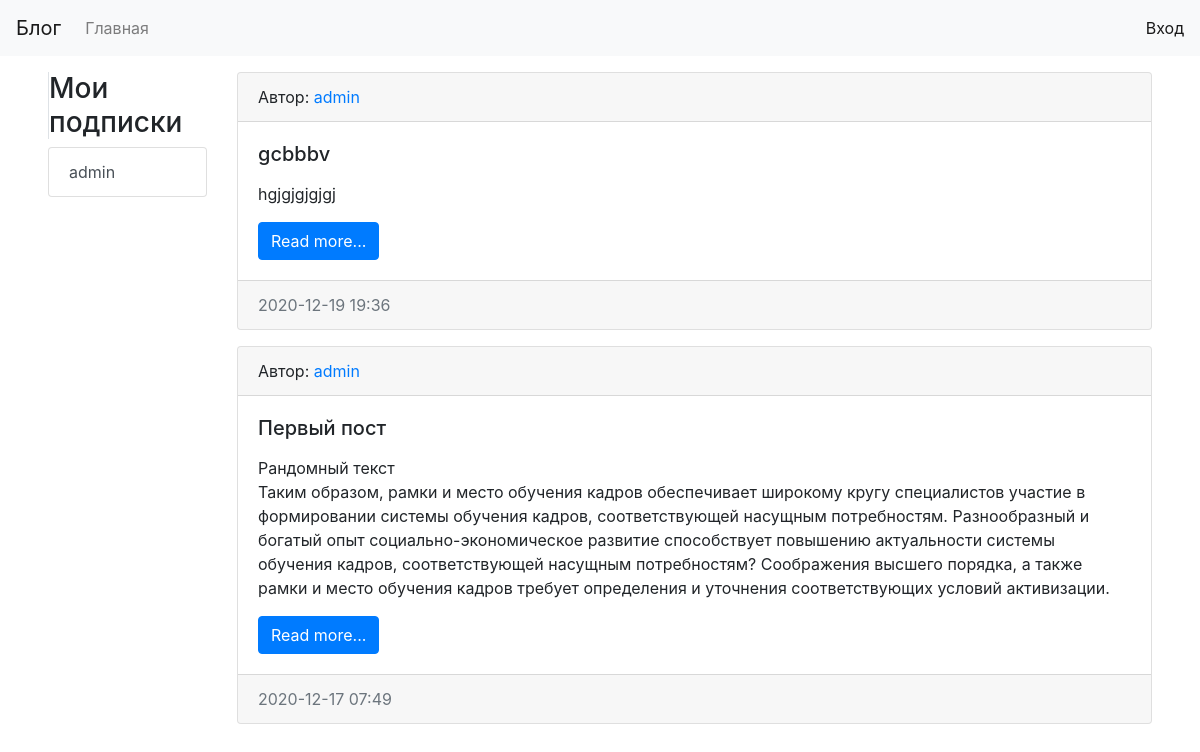
/qwerty1234/my_subscriptions/, run on the app's committed database.
### blogs/models.py (models this page shows, shortened)
class Subscribers(models.Model):
    user_from = models.ForeignKey(User, related_name='user_to', on_delete=models.CASCADE,)
    user_to = models.ForeignKey(User, related_name='user_from', on_delete=models.CASCADE,)

class Blogs(models.Model):
    title = models.CharField(max_length=150, verbose_name='Заголовок поста')
    content = models.TextField(max_length=1000, verbose_name='Текст')
    author = models.ForeignKey('auth.User', on_delete=models.CASCADE, )
    date_created = models.DateTimeField(auto_now_add=True, verbose_name='Дата публикации')
    class Meta:
        verbose_name = 'Пост'
        verbose_name_plural = 'Посты'
        ordering = ['-date_created']

### blogs/views.py (the view)
# urls.py: path('<username>/my_subscriptions/', get_subscriptions, name='my_subscriptions'),
def get_subscriptions(request, username):
    users = User.objects.all()
    user_name = User.objects.get(username=username)
    subscriptions = Subscribers.objects.filter(user_from=user_name.pk)
    subscriptionss = subscriptions.values_list('user_to', flat=True)
    print(subscriptionss)
    posts_list = []
    for post in subscriptionss:
        posts = Blogs.objects.filter(author_id=int(post))
        posts_list.append(posts)
        print(post)
    context = {
        'posts_list': posts_list,
        'user_name': user_name,
        'subscriptions': subscriptions,
    }
    return render(request=request, template_name='blogs/my_subscriptions.html', context=context)

### blogs/templates/blogs/my_subscriptions.html (shortened to what this page needs)
{% extends 'base.html' %}
{% block content_dop %}
<div class="col-md-2">
    <h3 class="border-left"> Мои подписки </h3>
    <div class="list-group">
        {% for subs in subscriptions %}
        <a href="{% url 'author_name' subs %}" class="list-group-item list-group-item-action">{{subs.user_to}}</a>
        {% endfor %}
    </div>
</div>
{% endblock %}
{% block content %}
{% for posts in posts_list %}
{% for item in posts %}
<div class="card mb-3">
    <div class="card-header">
      Автор: <a href="{% url 'author_name' item.author.username %}">{{item.author}}</a>
    </div>
    <div class="card-body">
        <div class="media">
            <div class="media-body">
                <h5 class="card-title">{{item.title}}</h5>
                <p class="card-text">{{item.content|linebreaks|truncatewords:150}}</p>
                <a href="{% url 'view_post' item.pk %}" class="btn btn-primary">Read more...</a>
            </div>
        </div>
    </div>
    <div class="card-footer text-muted">
        {{item.date_created|date:"Y-m-d H:i"}}
    </div>
</div>
{% endfor %}
{% endfor %}
{% endblock %}

### blogtask/static/css/style.css (style rules this page uses)
body { background-color: #fff; }

### data on the page
Subscribers: user_to "admin"
Blogs: author "admin", title "gcbbbv", content "hgjgjgjgjgj", date_created "2020-12-19 19:36"
Blogs: author "admin", title "Первый пост", content "Рандомный текст Таким образом, рамки и место обучения кадров обеспечивает широкому кругу специалистов участие в формировании системы обучения кадров, соответствующей насущным потребностям. Разнообразный и богатый опыт социально-экономическое развитие способствует повышению актуальности системы обучения кадров, соответствующей насущным потребностям? Соображения высшего порядка, а также рамки и место обучения кадров требует определения и уточнения соответствующих условий активизации.", date_created "2020-12-17 07:49"
